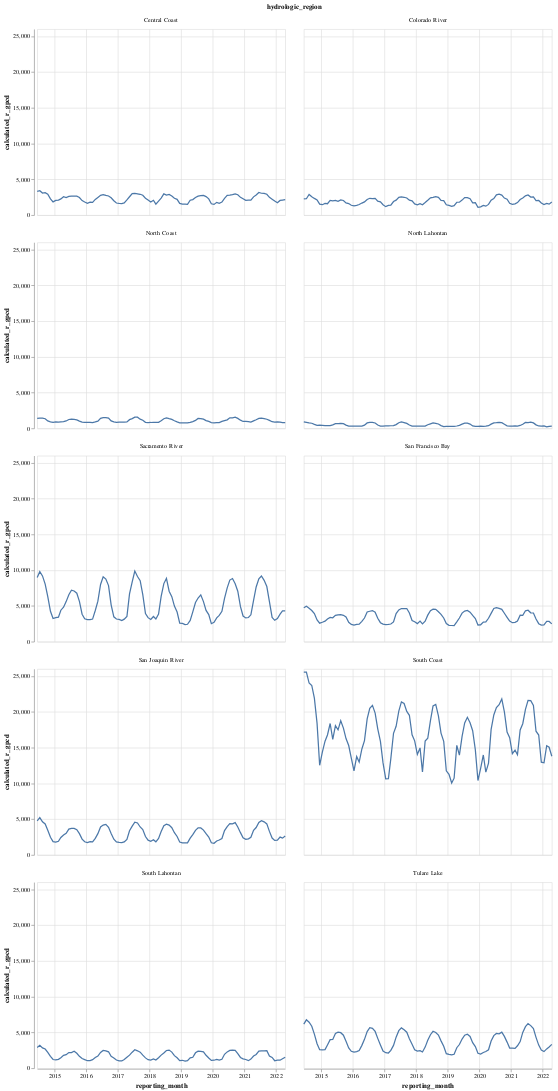

The notebook cell this image was saved under:
### Code cell
alt.Chart(total_usage).mark_line().encode(x='reporting_month:T',y='calculated_r_gpcd:Q').facet(facet='hydrologic_region:N',columns=2)

### Figure 1 — Vega-Lite specification as saved in the notebook (floating-point values rounded to 4 significant figures; data arrays with more than 128 entries replaced by an {"elided": "..."} marker saying what was removed)
{"config": {"view": {"continuousWidth": 400, "continuousHeight": 300}}, "data": {"name": "data-dad11f5206b1a195b462ea0e28cb8efe"}, "facet": {"field": "hydrologic_region", "type": "nominal"}, "spec": {"mark": "line", "encoding": {"x": {"field": "reporting_month", "type": "temporal"}, "y": {"field": "calculated_r_gpcd", "type": "quantitative"}}}, "columns": 2, "$schema": "https://vega.github.io/schema/vega-lite/v4.17.0.json", "datasets": {"data-dad11f5206b1a195b462ea0e28cb8efe": {"elided": "950 records"}}}
